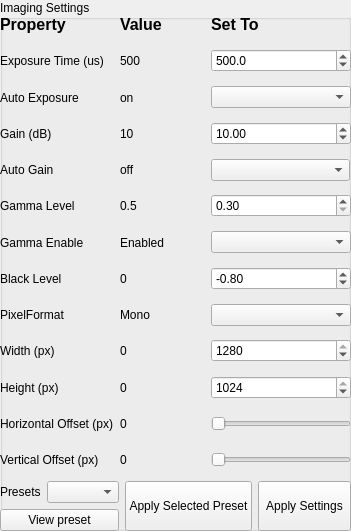
       <widget class="QGroupBox" name="groupBox_6">
        <property name="geometry">
         <rect>
          <x>10</x>
          <y>10</y>
          <width>351</width>
          <height>531</height>
         </rect>
        </property>
        <property name="title">
         <string>Imaging Settings</string>
        </property>
        <widget class="QWidget" name="verticalLayoutWidget">
         <property name="geometry">
          <rect>
           <x>0</x>
           <y>10</y>
           <width>351</width>
           <height>521</height>
          </rect>
         </property>
         <layout class="QVBoxLayout" name="verticalLayout_11">
          <item>
           <layout class="QGridLayout" name="gridLayout_19" rowstretch="0,0,0,0,0,0,0,0,0,0,0,0,0" columnstretch="0,0,0,0">
            <property name="sizeConstraint">
             <enum>QLayout::SetMinimumSize</enum>
            </property>
            <property name="bottomMargin">
             <number>0</number>
            </property>
            <property name="horizontalSpacing">
             <number>6</number>
            </property>
            <item row="0" column="2" alignment="Qt::AlignLeft">
             <widget class="QLabel" name="label_102">
              <property name="sizePolicy">
               <sizepolicy hsizetype="Preferred" vsizetype="Minimum">
                <horstretch>0</horstretch>
                <verstretch>0</verstretch>
               </sizepolicy>
              </property>
              <property name="minimumSize">
               <size>
                <width>85</width>
                <height>0</height>
               </size>
              </property>
              <property name="maximumSize">
               <size>
                <width>300</width>
                <height>35</height>
               </size>
              </property>
              <property name="text">
               <string>&lt;html&gt;&lt;head/&gt;&lt;body&gt;&lt;p&gt;&lt;span style=&quot; font-size:12pt; font-weight:600;&quot;&gt;Value&lt;/span&gt;&lt;/p&gt;&lt;/body&gt;&lt;/html&gt;</string>
              </property>
             </widget>
            </item>
            <item row="5" column="1">
             <widget class="QLabel" name="label_71">
              <property name="text">
               <string>Gamma Level</string>
              </property>
             </widget>
            </item>
            <item row="7" column="1" alignment="Qt::AlignLeft">
             <widget class="QLabel" name="label_100">
              <property name="text">
               <string>Black Level</string>
              </property>
             </widget>
            </item>
            <item row="8" column="3">
             <widget class="QComboBox" name="user_pixel_format_6">
              <property name="maximumSize">
               <size>
                <width>150</width>
                <height>16777215</height>
               </size>
              </property>
             </widget>
            </item>
            <item row="6" column="3">
             <widget class="QComboBox" name="user_gamma_enable">
              <property name="maximumSize">
               <size>
                <width>150</width>
                <height>16777215</height>
               </size>
              </property>
             </widget>
            </item>
            <item row="6" column="2">
             <widget class="QLabel" name="gamma_enable">
              <property name="text">
               <string>Enabled</string>
              </property>
             </widget>
            </item>
            <item row="12" column="1">
             <widget class="QLabel" name="label_74">
              <property name="text">
               <string>Vertical Offset (px)</string>
              </property>
             </widget>
            </item>
            <item row="5" column="2">
             <widget class="QLabel" name="gamma_level">
              <property name="text">
               <string>0.5</string>
              </property>
             </widget>
            </item>
            <item row="2" column="3">
             <widget class="QComboBox" name="user_auto_expose_6">
              <property name="maximumSize">
               <size>
                <width>150</width>
                <height>16777215</height>
               </size>
              </property>
             </widget>
            </item>
            <item row="4" column="1" alignment="Qt::AlignLeft">
             <widget class="QLabel" name="label_97">
              <property name="text">
               <string>Auto Gain</string>
              </property>
             </widget>
            </item>
            <item row="7" column="3">
             <widget class="QDoubleSpinBox" name="user_black_level_3">
              <property name="maximumSize">
               <size>
                <width>150</width>
                <height>16777215</height>
               </size>
              </property>
              <property name="minimum">
               <double>-2.000000000000000</double>
              </property>
              <property name="maximum">
               <double>2.000000000000000</double>
              </property>
              <property name="singleStep">
               <double>0.010000000000000</double>
              </property>
              <property name="value">
               <double>-0.800000000000000</double>
              </property>
             </widget>
            </item>
            <item row="9" column="1">
             <widget class="QLabel" name="label_69">
              <property name="text">
               <string>Width (px)</string>
              </property>
             </widget>
            </item>
            <item row="8" column="2">
             <widget class="QLabel" name="pixel_format_3">
              <property name="text">
               <string>Mono</string>
              </property>
             </widget>
            </item>
            <item row="3" column="3">
             <widget class="QDoubleSpinBox" name="user_gain_3">
              <property name="maximumSize">
               <size>
                <width>150</width>
                <height>16777215</height>
               </size>
              </property>
              <property name="maximum">
               <double>18.000000000000000</double>
              </property>
              <property name="singleStep">
               <double>0.200000000000000</double>
              </property>
              <property name="value">
               <double>10.000000000000000</double>
              </property>
             </widget>
            </item>
            <item row="6" column="1">
             <widget class="QLabel" name="label_73">
              <property name="text">
               <string>Gamma Enable</string>
              </property>
             </widget>
            </item>
            <item row="4" column="3" alignment="Qt::AlignLeft">
             <widget class="QComboBox" name="user_auto_gain_6">
              <property name="sizePolicy">
               <sizepolicy hsizetype="MinimumExpanding" vsizetype="Fixed">
                <horstretch>0</horstretch>
                <verstretch>0</verstretch>
               </sizepolicy>
              </property>
              <property name="minimumSize">
               <size>
                <width>139</width>
                <height>0</height>
               </size>
              </property>
              <property name="maximumSize">
               <size>
                <width>150</width>
                <height>16777215</height>
               </size>
              </property>
             </widget>
            </item>
            <item row="10" column="3">
             <widget class="QSpinBox" name="user_height">
              <property name="maximumSize">
               <size>
                <width>150</width>
                <height>16777215</height>
               </size>
              </property>
              <property name="maximum">
               <number>1024</number>
              </property>
              <property name="value">
               <number>1024</number>
              </property>
             </widget>
            </item>
            <item row="10" column="2">
             <widget class="QLabel" name="height">
              <property name="text">
               <string>0</string>
              </property>
             </widget>
            </item>
            <item row="4" column="2">
             <widget class="QLabel" name="auto_gain_3">
              <property name="text">
               <string>off</string>
              </property>
             </widget>
            </item>
            <item row="1" column="1" alignment="Qt::AlignLeft">
             <widget class="QLabel" name="label_101">
              <property name="text">
               <string>Exposure Time (us)</string>
              </property>
             </widget>
            </item>
            <item row="4" column="0">
             <spacer name="verticalSpacer_9">
              <property name="orientation">
               <enum>Qt::Vertical</enum>
              </property>
              <property name="sizeHint" stdset="0">
               <size>
                <width>0</width>
                <height>40</height>
               </size>
              </property>
             </spacer>
            </item>
            <item row="12" column="0">
             <spacer name="verticalSpacer_18">
              <property name="orientation">
               <enum>Qt::Vertical</enum>
              </property>
              <property name="sizeHint" stdset="0">
               <size>
                <width>0</width>
                <height>40</height>
               </size>
              </property>
             </spacer>
            </item>
            <item row="1" column="3">
             <widget class="QDoubleSpinBox" name="user_expose_time_3">
              <property name="maximumSize">
               <size>
                <width>150</width>
                <height>16777215</height>
               </size>
              </property>
              <property name="decimals">
               <number>1</number>
              </property>
              <property name="minimum">
               <double>5.000000000000000</double>
              </property>
              <property name="maximum">
               <double>1000000.000000000000000</double>
              </property>
              <property name="value">
               <double>500.000000000000000</double>
              </property>
             </widget>
            </item>
            <item row="2" column="1" alignment="Qt::AlignLeft">
             <widget class="QLabel" name="label_98">
              <property name="text">
               <string>Auto Exposure</string>
              </property>
             </widget>
            </item>
            <item row="11" column="0">
             <spacer name="verticalSpacer_16">
              <property name="orientation">
               <enum>Qt::Vertical</enum>
              </property>
              <property name="sizeHint" stdset="0">
               <size>
                <width>0</width>
                <height>40</height>
               </size>
              </property>
             </spacer>
            </item>
            <item row="9" column="3">
             <widget class="QSpinBox" name="user_width">
              <property name="maximumSize">
               <size>
                <width>150</width>
                <height>16777215</height>
               </size>
              </property>
              <property name="maximum">
               <number>1280</number>
              </property>
              <property name="value">
               <number>1280</number>
              </property>
             </widget>
            </item>
            <item row="10" column="1">
             <widget class="QLabel" name="label_68">
              <property name="text">
               <string>Height (px)</string>
              </property>
             </widget>
            </item>
            <item row="1" column="2">
             <widget class="QLabel" name="expose_time_3">
              <property name="text">
               <string>500</string>
              </property>
             </widget>
            </item>
            <item row="7" column="2">
             <widget class="QLabel" name="black_level_3">
              <property name="text">
               <string>0</string>
              </property>
             </widget>
            </item>
            <item row="8" column="1" alignment="Qt::AlignLeft">
             <widget class="QLabel" name="label_103">
              <property name="text">
               <string>PixelFormat</string>
              </property>
             </widget>
            </item>
            <item row="3" column="0">
             <spacer name="verticalSpacer_8">
              <property name="orientation">
               <enum>Qt::Vertical</enum>
              </property>
              <property name="sizeHint" stdset="0">
               <size>
                <width>0</width>
                <height>40</height>
               </size>
              </property>
             </spacer>
            </item>
            <item row="7" column="0">
             <spacer name="verticalSpacer_12">
              <property name="orientation">
               <enum>Qt::Vertical</enum>
              </property>
              <property name="sizeHint" stdset="0">
               <size>
                <width>0</width>
                <height>40</height>
               </size>
              </property>
             </spacer>
            </item>
            <item row="11" column="1">
             <widget class="QLabel" name="label_72">
              <property name="text">
               <string>Horizontal Offset (px)</string>
              </property>
             </widget>
            </item>
            <item row="0" column="1" alignment="Qt::AlignLeft">
             <widget class="QLabel" name="label_99">
              <property name="text">
               <string>&lt;html&gt;&lt;head/&gt;&lt;body&gt;&lt;p&gt;&lt;span style=&quot; font-size:12pt; font-weight:600;&quot;&gt;Property&lt;/span&gt;&lt;/p&gt;&lt;/body&gt;&lt;/html&gt;</string>
              </property>
             </widget>
            </item>
            <item row="11" column="2">
             <widget class="QLabel" name="horz_offset">
              <property name="text">
               <string>0</string>
              </property>
             </widget>
            </item>
            <item row="3" column="1" alignment="Qt::AlignLeft">
             <widget class="QLabel" name="label_96">
              <property name="text">
               <string>Gain (dB)</string>
              </property>
             </widget>
            </item>
            <item row="0" column="3" alignment="Qt::AlignLeft">
             <widget class="QLabel" name="label_95">
              <property name="text">
               <string>&lt;html&gt;&lt;head/&gt;&lt;body&gt;&lt;p&gt;&lt;span style=&quot; font-size:12pt; font-weight:600;&quot;&gt;Set To&lt;/span&gt;&lt;/p&gt;&lt;/body&gt;&lt;/html&gt;</string>
              </property>
             </widget>
            </item>
            <item row="6" column="0">
             <spacer name="verticalSpacer_11">
              <property name="orientation">
               <enum>Qt::Vertical</enum>
              </property>
              <property name="sizeHint" stdset="0">
               <size>
                <width>0</width>
                <height>40</height>
               </size>
              </property>
             </spacer>
            </item>
            <item row="8" column="0">
             <spacer name="verticalSpacer_13">
              <property name="orientation">
               <enum>Qt::Vertical</enum>
              </property>
              <property name="sizeHint" stdset="0">
               <size>
                <width>0</width>
                <height>40</height>
               </size>
              </property>
             </spacer>
            </item>
            <item row="12" column="3">
             <widget class="QSlider" name="user_vert_offset">
              <property name="maximumSize">
               <size>
                <width>150</width>
                <height>16777215</height>
               </size>
              </property>
              <property name="maximum">
               <number>100</number>
              </property>
              <property name="orientation">
               <enum>Qt::Horizontal</enum>
              </property>
             </widget>
            </item>
            <item row="9" column="0">
             <spacer name="verticalSpacer_14">
              <property name="orientation">
               <enum>Qt::Vertical</enum>
              </property>
              <property name="sizeHint" stdset="0">
               <size>
                <width>0</width>
                <height>40</height>
               </size>
              </property>
             </spacer>
            </item>
            <item row="10" column="0">
             <spacer name="verticalSpacer_15">
              <property name="orientation">
               <enum>Qt::Vertical</enum>
              </property>
              <property name="sizeHint" stdset="0">
               <size>
                <width>0</width>
                <height>40</height>
               </size>
              </property>
             </spacer>
            </item>
            <item row="11" column="3">
             <widget class="QSlider" name="user_horz_offset">
              <property name="maximumSize">
               <size>
                <width>150</width>
                <height>16777215</height>
               </size>
              </property>
              <property name="maximum">
               <number>100</number>
              </property>
              <property name="tracking">
               <bool>true</bool>
              </property>
              <property name="orientation">
               <enum>Qt::Horizontal</enum>
              </property>
             </widget>
            </item>
            <item row="3" column="2">
             <widget class="QLabel" name="gain_3">
              <property name="text">
               <string>10</string>
              </property>
             </widget>
            </item>
            <item row="1" column="0">
             <spacer name="verticalSpacer_6">
              <property name="orientation">
               <enum>Qt::Vertical</enum>
              </property>
              <property name="sizeHint" stdset="0">
               <size>
                <width>0</width>
                <height>40</height>
               </size>
              </property>
             </spacer>
            </item>
            <item row="5" column="3">
             <widget class="QDoubleSpinBox" name="user_gamma_level">
              <property name="maximumSize">
               <size>
                <width>150</width>
                <height>16777215</height>
               </size>
              </property>
              <property name="minimum">
               <double>0.300000000000000</double>
              </property>
              <property name="maximum">
               <double>4.000000000000000</double>
              </property>
              <property name="singleStep">
               <double>0.100000000000000</double>
              </property>
             </widget>
            </item>
            <item row="2" column="2">
             <widget class="QLabel" name="auto_expose_3">
              <property name="text">
               <string>on</string>
              </property>
             </widget>
            </item>
            <item row="2" column="0">
             <spacer name="verticalSpacer_7">
              <property name="orientation">
               <enum>Qt::Vertical</enum>
              </property>
              <property name="sizeHint" stdset="0">
               <size>
                <width>0</width>
                <height>40</height>
               </size>
              </property>
             </spacer>
            </item>
            <item row="9" column="2">
             <widget class="QLabel" name="width">
              <property name="text">
               <string>0</string>
              </property>
             </widget>
            </item>
            <item row="5" column="0">
             <spacer name="verticalSpacer_10">
              <property name="orientation">
               <enum>Qt::Vertical</enum>
              </property>
              <property name="sizeHint" stdset="0">
               <size>
                <width>0</width>
                <height>40</height>
               </size>
              </property>
             </spacer>
            </item>
            <item row="12" column="2">
             <widget class="QLabel" name="vert_offset">
              <property name="text">
               <string>0</string>
              </property>
             </widget>
            </item>
            <item row="0" column="0">
             <spacer name="verticalSpacer_17">
              <property name="orientation">
               <enum>Qt::Vertical</enum>
              </property>
              <property name="sizeHint" stdset="0">
               <size>
                <width>0</width>
                <height>40</height>
               </size>
              </property>
             </spacer>
            </item>
           </layout>
          </item>
          <item>
           <layout class="QGridLayout" name="gridLayout_16">
            <item row="0" column="0">
             <layout class="QFormLayout" name="formLayout">
              <item row="0" column="0">
               <widget class="QLabel" name="label_70">
                <property name="text">
                 <string>Presets</string>
                </property>
               </widget>
              </item>
              <item row="0" column="1">
               <widget class="QComboBox" name="preset_combobox"/>
              </item>
              <item row="1" column="0" colspan="2">
               <widget class="QPushButton" name="view_preset_button">
                <property name="text">
                 <string>View preset</string>
                </property>
               </widget>
              </item>
             </layout>
            </item>
            <item row="0" column="1">
             <widget class="QPushButton" name="preset_param_button">
              <property name="sizePolicy">
               <sizepolicy hsizetype="Minimum" vsizetype="Preferred">
                <horstretch>0</horstretch>
                <verstretch>0</verstretch>
               </sizepolicy>
              </property>
              <property name="maximumSize">
               <size>
                <width>16777215</width>
                <height>50</height>
               </size>
              </property>
              <property name="text">
               <string>Apply Selected Preset</string>
              </property>
             </widget>
            </item>
            <item row="0" column="2">
             <widget class="QPushButton" name="set_user_values">
              <property name="sizePolicy">
               <sizepolicy hsizetype="Minimum" vsizetype="Preferred">
                <horstretch>0</horstretch>
                <verstretch>0</verstretch>
               </sizepolicy>
              </property>
              <property name="maximumSize">
               <size>
                <width>16777215</width>
                <height>50</height>
               </size>
              </property>
              <property name="text">
               <string>Apply Settings</string>
              </property>
             </widget>
            </item>
           </layout>
          </item>
         </layout>
        </widget>
       </widget>
